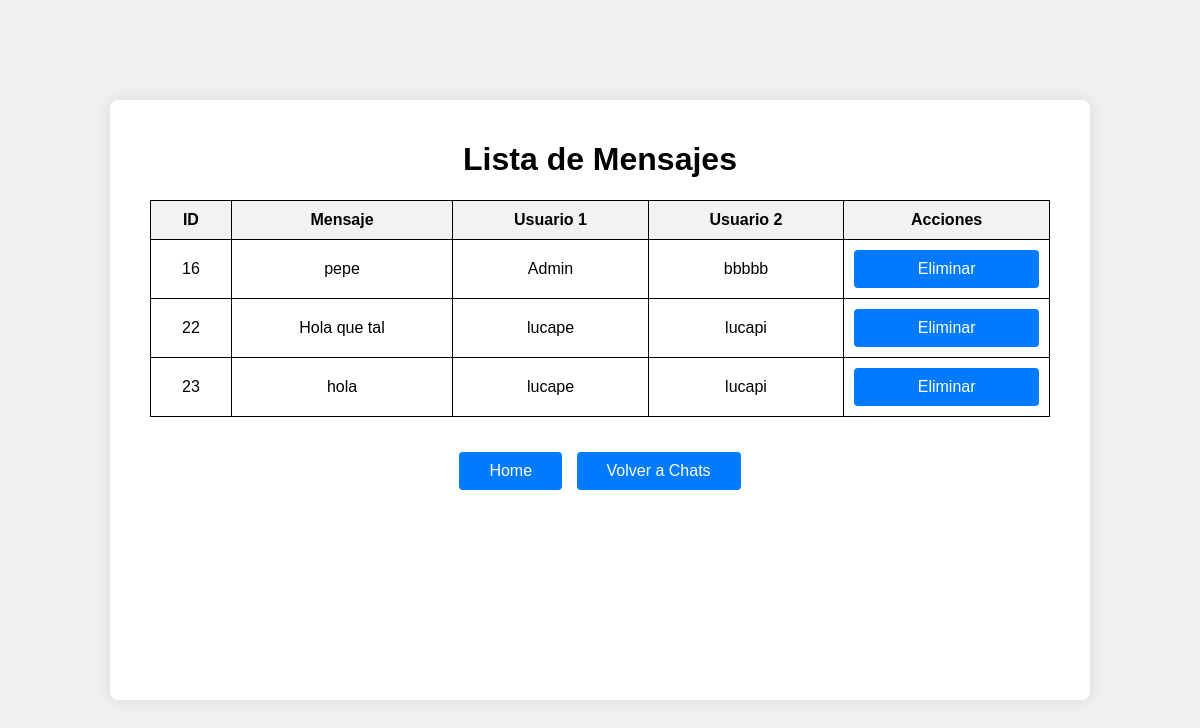
The page /mensajes on the database its author committed.
### tables this page shows
CREATE TABLE users(
    id INTEGER PRIMARY KEY AUTOINCREMENT,
    username string UNIQUE, 
    pwd string NOT NULL,
    salt string NOT NULL,
    rol string NOT NULL,
    correo string NOT NULL,
    public_ip string NULL);

### app.py (the view)
@app.route("/mensajes")
def mensajescomprobacion():
    mensajes_desencriptados = app_admin.mensajescomprobacion_admin(c2)
    return render_template("mensajes.html", mensajes=mensajes_desencriptados)

### db_functions/user_functions.py (called while the page is built)
def get_name_by_id(user_id):
    conn = sql.connect('cripto.sqlite')
    conn.row_factory = sql.Row
    cursor = conn.cursor()
    cursor.execute('SELECT username FROM users WHERE id = ?', (user_id,))
    return cursor.fetchone()

### templates/mensajes.html (shortened to what this page needs)
<!DOCTYPE html>
<html lang="es">
<head>
    <link rel="stylesheet" href="{{ url_for('static', filename='style/chatc.css') }}">
</head>
<body>
    <div class="container2">
        <h1>Lista de Mensajes</h1>
        <table>
            <thead>
                <tr>
                    <th>ID</th>
                    <th>Mensaje</th>
                    <th>Usuario 1</th>
                    <th>Usuario 2</th>
                    <th>Acciones</th>
                </tr>
            </thead>
            <tbody>
                {% for mensaje in mensajes %}
                <tr>
                    <td>{{ mensaje.id }}</td>
                    <td>{{ mensaje.mensaje }}</td>
                    <td>{{ mensaje.sender_id }}</td>
                    <td>{{ mensaje.recipient_id }}</td>
                    <td>
                        <form action="{{ url_for('eliminar_mensaje', mensaje_id=mensaje.id) }}" method="post" style="display:inline;">
                            <button type="submit">Eliminar</button>
                        </form>
                    </td>
                </tr>
                {% endfor %}
            </tbody>
        </table>
        <div class="links">
            <a href="/home" class="botonesheader">Home</a>
            <a href="/chat" class="botonesheader">Volver a Chats</a>
        </div>
    </div>
</body>
</html>

### static/style/chatc.css (style rules this page uses)
body { font-family: Arial, sans-serif; background-color: #f0f0f0; margin: 0; padding: 0; display: flex; justify-content: center; align-items: center; height: 100vh; }
button { width: 100%; padding: 10px; background-color: #007BFF; color: white; border: none; border-radius: 4px; cursor: pointer; font-size: 16px; }
.links { margin-top: 30px; }
a.botonesheader { display: inline-block; margin: 5px; padding: 10px 30px; background-color: #007BFF; color: white; text-decoration: none; border-radius: 4px; }
table { width: 100%; border-collapse: collapse; }
table, th, td { border: 1px solid black; }
th, td { padding: 10px; text-align: center; }
th { background-color: #f2f2f2; }
.container2 { background-color: #fff; padding: 20px 40px; border-radius: 8px; box-shadow: 0 0 15px rgba(0, 0, 0, 0.1); width: 100%; max-width: 900px; height: 70vh; overflow: auto; text-align: center; }

### rows shown on the page
users: sender_id "Admin"
users: recipient_id "bbbbb"
users: sender_id "lucape" "lucape"
users: recipient_id "lucapi" "lucapi"

### other values the page prints
{{ mensaje.id }} "16" "22" "23"
{{ mensaje.mensaje }} "pepe" "Hola que tal" "hola"
